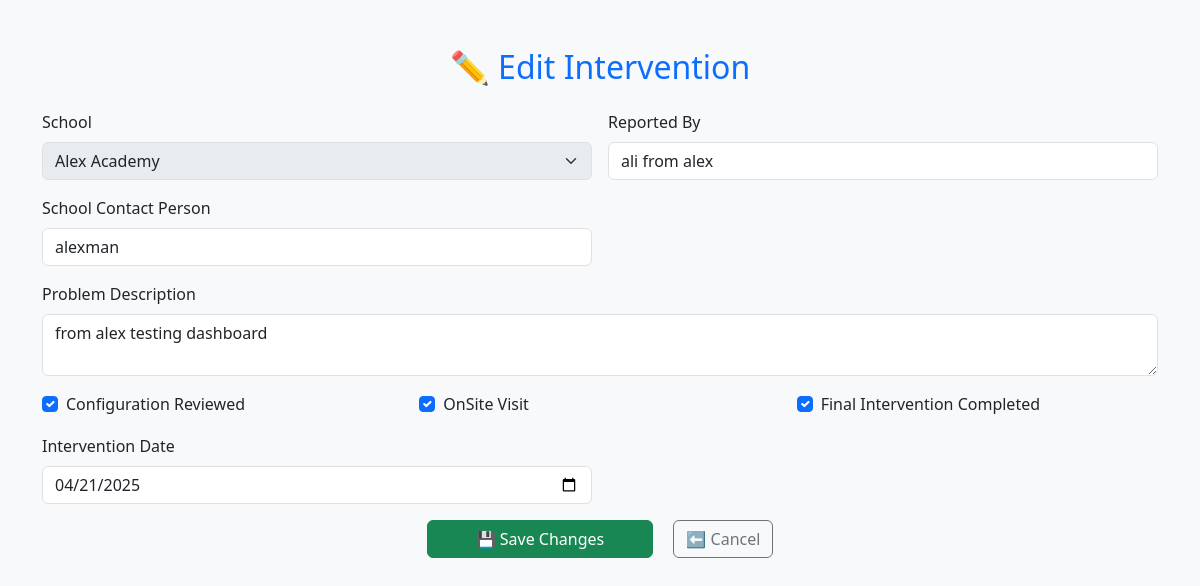
The app's page /edit_intervention/8 with its own data.
### tables this page shows
CREATE TABLE interventions (
    id INTEGER PRIMARY KEY AUTOINCREMENT,
    location_id INTEGER,
    reported_by TEXT,
    school_contact_person TEXT,
    problem_description TEXT,
    configuration_reviewed BOOLEAN,
    onsite_visit BOOLEAN,
    final_completed BOOLEAN,
    intervention_date DATE,
    FOREIGN KEY (location_id) REFERENCES locations(id)
);

CREATE TABLE locations (
    id INTEGER PRIMARY KEY AUTOINCREMENT,
    school_name TEXT NOT NULL,
    city TEXT,
    address TEXT
, city_id INTEGER);

### app.py (the view, shortened to what this page needs)
@app.route('/edit_intervention/<int:id>', methods=['GET', 'POST'])
def edit_intervention(id):
    conn = sqlite3.connect('db/database.db')
    cursor = conn.cursor()
    cursor.execute("SELECT * FROM interventions WHERE id=?", (id,))
    intervention = cursor.fetchone()
    cursor.execute("SELECT id, school_name FROM locations")
    locations = cursor.fetchall()
    conn.close()
    return render_template('edit_intervention.html', intervention=intervention, locations=locations)

### templates/edit_intervention.html (shortened to what this page needs)
<!DOCTYPE html>
<html>
<head>
    <link href="https://cdn.jsdelivr.net/npm/bootstrap@5.3.2/dist/css/bootstrap.min.css" rel="stylesheet">
</head>
<body class="bg-light">
    <div class="container mt-5">
        <h2 class="text-center text-primary mb-4">✏️ Edit Intervention</h2>
        <form method="POST" class="row g-3">
            <div class="col-md-6">
                <label for="school" class="form-label">School</label>
                <select name="location_id" id="school" class="form-select" disabled>
                    {% for loc in locations %}
                        <option value="{{ loc[0] }}" {% if intervention[1] == loc[0] %}selected{% endif %}>{{ loc[1] }}</option>
                    {% endfor %}
                </select>
            </div>
            <div class="col-md-6">
                <label for="reported_by" class="form-label">Reported By</label>
                <input type="text" class="form-control" name="reported_by" value="{{ intervention[2] }}">
            </div>
            <div class="col-md-6">
                <label for="school_contact_person" class="form-label">School Contact Person</label>
                <input type="text" class="form-control" name="school_contact_person" value="{{ intervention[3] }}">
            </div>
            <div class="col-md-12">
                <label for="problem_description" class="form-label">Problem Description</label>
                <textarea class="form-control" name="problem_description">{{ intervention[4] }}</textarea>
            </div>
            <div class="col-md-4">
                <div class="form-check">
                    <input class="form-check-input" type="checkbox" name="configuration_reviewed" {% if intervention[5] %}checked{% endif %}>
                    <label class="form-check-label">Configuration Reviewed</label>
                </div>
            </div>
            <div class="col-md-4">
                <div class="form-check">
                    <input class="form-check-input" type="checkbox" name="onsite_visit" {% if intervention[6] %}checked{% endif %}>
                    <label class="form-check-label">OnSite Visit</label>
                </div>
            </div>
            <div class="col-md-4">
                <div class="form-check">
                    <input class="form-check-input" type="checkbox" name="final_completed" {% if intervention[7] %}checked{% endif %}>
                    <label class="form-check-label">Final Intervention Completed</label>
                </div>
            </div>
            <div class="col-md-6">
                <label for="intervention_date" class="form-label">Intervention Date</label>
                <input type="date" class="form-control" name="intervention_date" value="{{ intervention[8] }}">
            </div>
            <div class="col-md-12 text-center">
                <button type="submit" class="btn btn-success px-5">💾 Save Changes</button>
                <a href="/report" class="btn btn-outline-secondary ms-3">⬅️ Cancel</a>
            </div>
        </form>
    </div>
</body>
</html>

### records on screen
interventions: location_id "Alex Academy", reported_by "ali from alex", school_contact_person "alexman", problem_description "from alex testing dashboard", configuration_reviewed "☑", onsite_visit "☑", final_completed "☑", intervention_date "04/21/2025"
